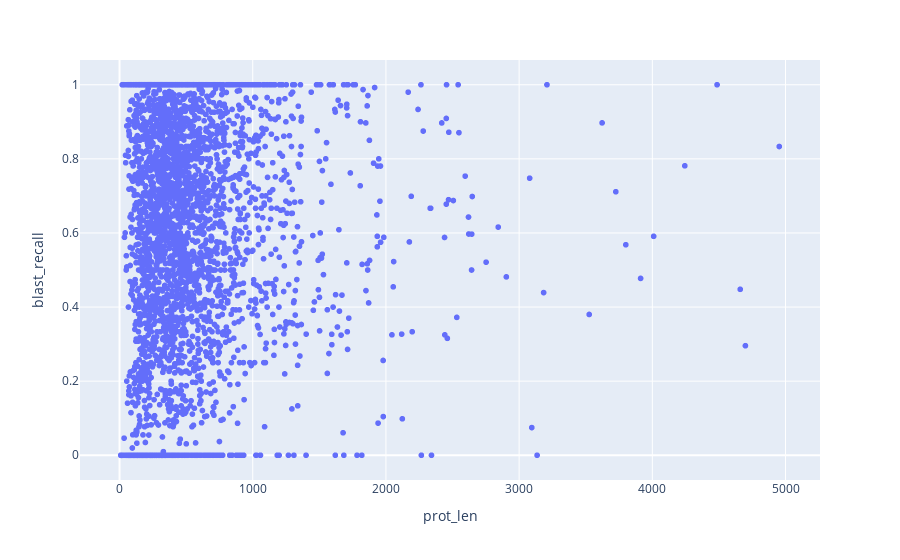

Write notebook code for a chart like this one.
### Code cell
import plotly.express as px
fig = px.scatter(df, x="prot_len", y="blast_recall",  hover_data=[df.index])
fig.show()

### Figure 1 — Plotly figure (JSON) as saved in the notebook; plotly's stock layout.template omitted (floating-point values rounded to 4 significant figures; data arrays with more than 128 entries replaced by an {"elided": "..."} marker saying what was removed)
{"data": [{"customdata": {"elided": "3874x1 str values"}, "hovertemplate": "prot_len=%{x}<br>blast_recall=%{y}<br>index=%{customdata[0]}<extra></extra>", "legendgroup": "", "marker": {"color": "#636efa", "symbol": "circle"}, "mode": "markers", "name": "", "showlegend": false, "type": "scattergl", "x": {"elided": "3874 int values"}, "xaxis": "x", "y": {"elided": "3874 float values"}, "yaxis": "y"}], "layout": {"legend": {"tracegroupgap": 0}, "margin": {"t": 60}, "xaxis": {"anchor": "y", "domain": [0, 1], "title": {"text": "prot_len"}}, "yaxis": {"anchor": "x", "domain": [0, 1], "title": {"text": "blast_recall"}}}}
